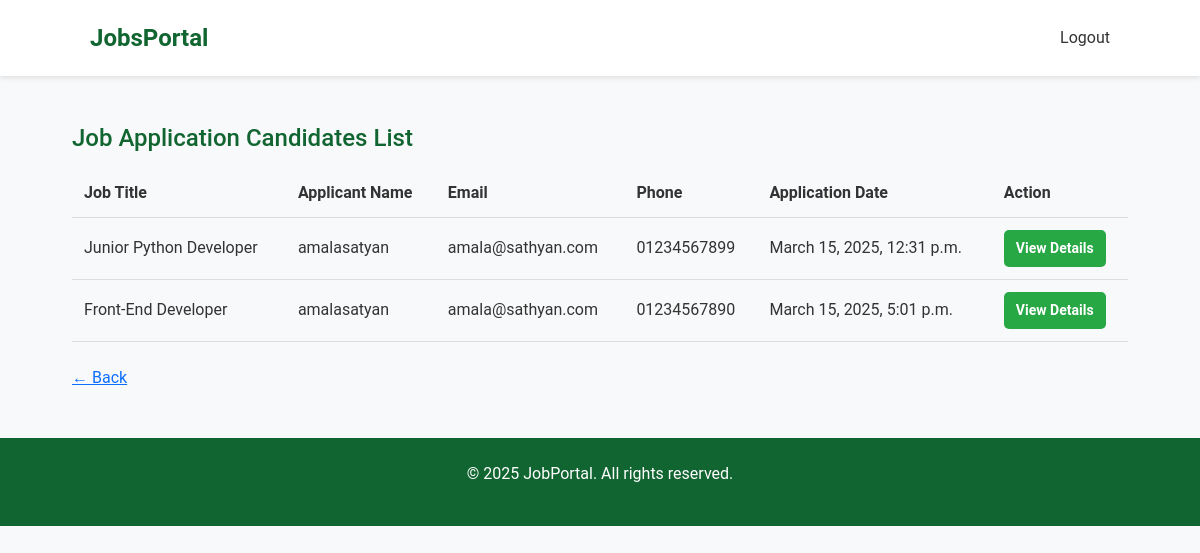
Page /mycandidates/ (signed in) on the committed database.
### jobs/models.py (models this page shows, shortened)
class Application(models.Model):
    STATUS_CHOICES = [
        ('pending', 'Pending'),
        ('selected', 'Selected'),
        ('rejected', 'Rejected'),
    ]
    job = models.ForeignKey(Job, on_delete=models.CASCADE)
    job_seeker = models.ForeignKey(User, on_delete=models.CASCADE, limit_choices_to={'user_type': 'job_seeker'})
    applicant_fullname = models.CharField(max_length=255 , blank=True,null=True)
    qualification = models.CharField(max_length=100, default="Bachelor")
    experience = models.TextField(default="Fresher")
    profile_photo = models.ImageField(upload_to='profile_photos/', blank=True, null=True)
    skills = models.TextField(blank=True,null=True)
    email = models.EmailField(blank=True,null=True)
    phone = models.CharField(max_length=15,blank=True,null=True)
    cover_letter = models.FileField(upload_to='cover_letters/', blank=True, null=True)
    applied_at = models.DateTimeField(auto_now_add=True)
    status = models.CharField(max_length=10, choices=STATUS_CHOICES, default='pending')

class Job(models.Model):
    employer = models.ForeignKey(User, on_delete=models.CASCADE, limit_choices_to={'user_type': 'employer'})
    company_name = models.CharField(max_length=255, blank=True, null=True)
    company_website = models.URLField(blank=True, null=True)
    job_title = models.CharField(max_length=200,null=True,blank=True)
    description = models.TextField()
    required_skills = models.TextField(blank=True, null=True)
    location = models.CharField(max_length=100)
    salary_range = models.CharField(max_length=100,null=True,blank=True)
    category = models.ForeignKey(JobCategory, on_delete=models.SET_NULL, null=True, blank=True)
    job_type = models.ForeignKey(JobType, on_delete=models.SET_NULL, null=True, blank=True)
    minimum_qualification = models.CharField(max_length=100, default="Bachelor")
    experience_level = models.CharField(max_length=100,default="Fresher")
    application_deadline = models.DateField(null=True,blank=True)
    posted_at = models.DateTimeField(auto_now_add=True)

class User(AbstractUser):
    USER_TYPE_CHOICES = (
        ('employer', 'Employer'),
        ('job_seeker', 'Job Seeker'),
    )
    user_type = models.CharField(max_length=20, choices=USER_TYPE_CHOICES)
    groups = models.ManyToManyField(Group, related_name="custom_user_groups", blank=True)
    user_permissions = models.ManyToManyField(Permission, related_name="custom_user_permissions", blank=True)

### jobs/views.py (the view)
# urls.py: path('mycandidates/',view_applications),
@login_required
def view_applications(request):
    applications = Application.objects.filter(job__employer=request.user)  # Get applications for employer's jobs
    return render(request, 'view_applications.html', {'applications': applications})

### jobs/templates/view_applications.html
{% extends 'base.html' %}
{% load static %}
{% block content %}
<div class="applications-section">
    <h1>Job Application Candidates List</h1>
    {% if applications %}
        <table class="applications-table">
            <thead>
                <tr>
                    <th>Job Title</th>
                    <th>Applicant Name</th>
                    <th>Email</th>
                    <th>Phone</th>
                    <th>Application Date</th>
                    <th>Action</th>
                </tr>
            </thead>
            <tbody>
                {% for application in applications %}
                <tr>
                    <td>{{ application.job.job_title }}</td>
                    <td>{{ application.job_seeker.username }}</td>
                    <td>{{ application.email }}</td>
                    <td>{{ application.phone }}</td>
                    <td>{{ application.applied_at }}</td>
                    <td>
                        <a href="/viewapplicant/{{application.id}}" class="btn-view">View Details</a>
                    </td>
                </tr>
                {% endfor %}
            </tbody>
        </table>
    {% else %}
        <p>No applications found.</p>
    {% endif %}
    <br>
    <a href="/emp/" class="custom-back-btn">← Back</a>
</div>
{% endblock %}

### jobs/static/css/base.css (style rules this page uses)
body { font-family: Arial, sans-serif; margin: 0; padding: 0; background-color: #f8f9fa; }

### jobs/static/css/style.css (style rules this page uses)
body { font-family: 'Poppins', sans-serif; margin: 0; padding: 0; background-color: #f8f9fa; }

### jobs/static/css/job_apply.css (style rules this page uses)
body { font-family: Arial, sans-serif; margin: 0; padding: 0; background-color: #f5f5f5; }

### jobs/static/css/register.css (style rules this page uses)
body { background-color: #f9fafb; font-family: 'Segoe UI', sans-serif; }

### jobs/static/css/login.css (style rules this page uses)
body { background-color: #f8f9fa; }

### jobs/static/css/myjobs.css (style rules this page uses)
* { margin: 0; padding: 0; box-sizing: border-box; }
body { font-family: Arial, sans-serif; background-color: #f8f9fa; color: #333; }

### jobs/static/css/view_applications.css (style rules this page uses)
.btn-view { display: inline-block; padding: 8px 12px; background-color: #28a745; color: white; text-decoration: none; border-radius: 5px; font-size: 14px; font-weight: bold; text-align: center; transition: background 0.3s ease-in-out; white-space: nowrap; }
.applications-table { width: 100%; border-collapse: collapse; margin-top: 1rem; }
.applications-table th, .applications-table td { text-align: left; padding: 0.75rem; border-bottom: 1px solid #ddd; }
.applications-table th { font-weight: 600; background-color: #f8f9fa; }
.applications-section h1 { font-size: 1.5rem; color: #116530; margin-bottom: 1rem; }

### jobs/static/css/schedule.css (style rules this page uses)
body { background-color: #f8f9fa; font-family: 'Arial', sans-serif; }

### jobs/templates/base.html (style rules this page uses)
body { background-color: #f8f9fa; font-family: 'Roboto', sans-serif; }

### rows in the picture
Application: job.job_title "Junior Python Developer", job_seeker.username "amalasatyan", email "amala@sathyan.com", phone "01234567899", applied_at "March 15, 2025, 12:31 p.m."
Application: job.job_title "Front-End Developer", job_seeker.username "amalasatyan", email "amala@sathyan.com", phone "01234567890", applied_at "March 15, 2025, 5:01 p.m."
